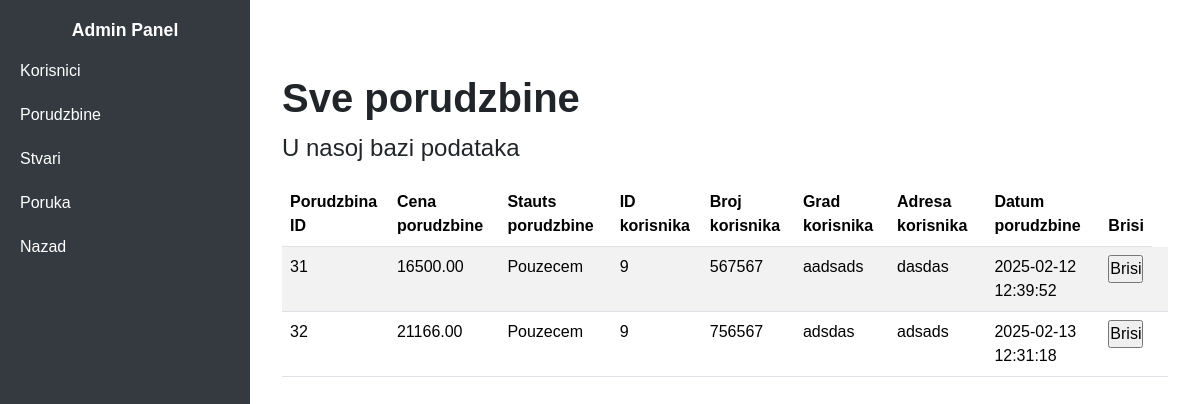
Page /adminorder.php (signed in) on the committed database.
### tables this page shows
CREATE TABLE `orders` (
  `order_id` int(11) NOT NULL,
  `order_cost` decimal(8,2) NOT NULL,
  `order_status` varchar(100) NOT NULL DEFAULT 'on_hold',
  `user_id` int(11) NOT NULL,
  `user_phone` int(11) NOT NULL,
  `user_city` varchar(255) NOT NULL,
  `user_address` varchar(255) NOT NULL,
  `order_date` datetime NOT NULL DEFAULT current_timestamp()
);

### server/all_orders.php (called while the page is built)
<?php
$stmt = $conn->prepare("SELECT * FROM orders");
$stmt ->execute();
$stvari= $stmt -> get_result();
?>

### adminorder.php (the view, shortened to what this page needs)
<?php
    include('server/connection.php');
    include("server/all_orders.php");
?>
<!DOCTYPE html>
<html lang="en">
<head>
    <link rel="stylesheet" href="https://cdnjs.cloudflare.com/ajax/libs/font-awesome/6.7.1/css/all.min.css" />
    <link rel="stylesheet" href="assets/css/bootstrap.min.css"/>
    <link rel="stylesheet" href="assets/css/style.css"/>
</head>
</head>
<body>
    <div id="content">
        <div class="container-fluid">
            <h1 class="mt-4">Sve porudzbine</h1>
            <p>U nasoj bazi podataka</p>
            <div class="row">
                <div class="col-lg-12">
                    <div class="table-responsive">
                        <table class="table table-striped">
                            <thead>
                                <tr>
                                    <th>Porudzbina ID</th>
                                    <th>Cena porudzbine</th>
                                    <th>Stauts porudzbine</th>
                                    <th>ID korisnika</th>
                                    <th>Broj korisnika</th>
                                    <th>Grad korisnika</th>
                                    <th>Adresa korisnika</th>
                                    <th>Datum porudzbine</th>
                                    <th>Brisi</th>
                                </tr>
                            </thead>
                            <tbody>
    <?php while ($row = $stvari->fetch_assoc()) { ?>
        <tr>
            <td><?php echo $row['order_id']; ?></td>
            <td><?php echo $row['order_cost']; ?></td>
            <td><?php echo $row['order_status']; ?></td>
            <td><?php echo $row['user_id']; ?></td>
            <td><?php echo $row['user_phone']; ?></td>
            <td><?php echo $row['user_city']; ?></td>
            <td><?php echo $row['user_address']; ?></td>
            <td><?php echo $row['order_date']; ?></td>
            <td>
                <form method="POST" action="adminorder.php" style="display:inline;">
                    <input type="submit" value="Brisi" name="delete_btn_order">
                </form>
                </td>
                <td>
    </td>
        </tr>
    <?php } ?>
</tbody>
                        </table>
                    </div>
                </div>
            </div>
        </div>
    </div>
</body>
</html>

### assets/css/style.css (style rules this page uses)
* { margin:0; padding:0; }
body { font-family:'Poppins',sans-serif; }
p { font-size: 1.5rem; }
h1 { font-size:2.5rem; font-weight: 700; }
h4 { font-size:1.1rem; font-weight: 620; }
td:last-child { text-align: right; }
th:last-child { text-align: right; }
#sidebar { height: 100vh; position: fixed; left: 0; top: 0; background-color: #343a40; color: white; width: 250px; padding: 20px 0; }
#sidebar a { color: white; text-decoration: none; display: block; padding: 10px 20px; }
#content { margin-left: 250px; padding: 20px; }

### adminorder.php (style rules this page uses)
body { font-family: Arial, sans-serif; margin-top:30px; }

### rows in the picture
orders: order_id "31", order_cost "16500.00", order_status "Pouzecem", user "9", user_phone "567567", user_city "aadsads", user_address "dasdas", order_date "2025-02-12 12:39:52"
orders: order_id "32", order_cost "21166.00", order_status "Pouzecem", user "9", user_phone "756567", user_city "adsdas", user_address "adsads", order_date "2025-02-13 12:31:18"
